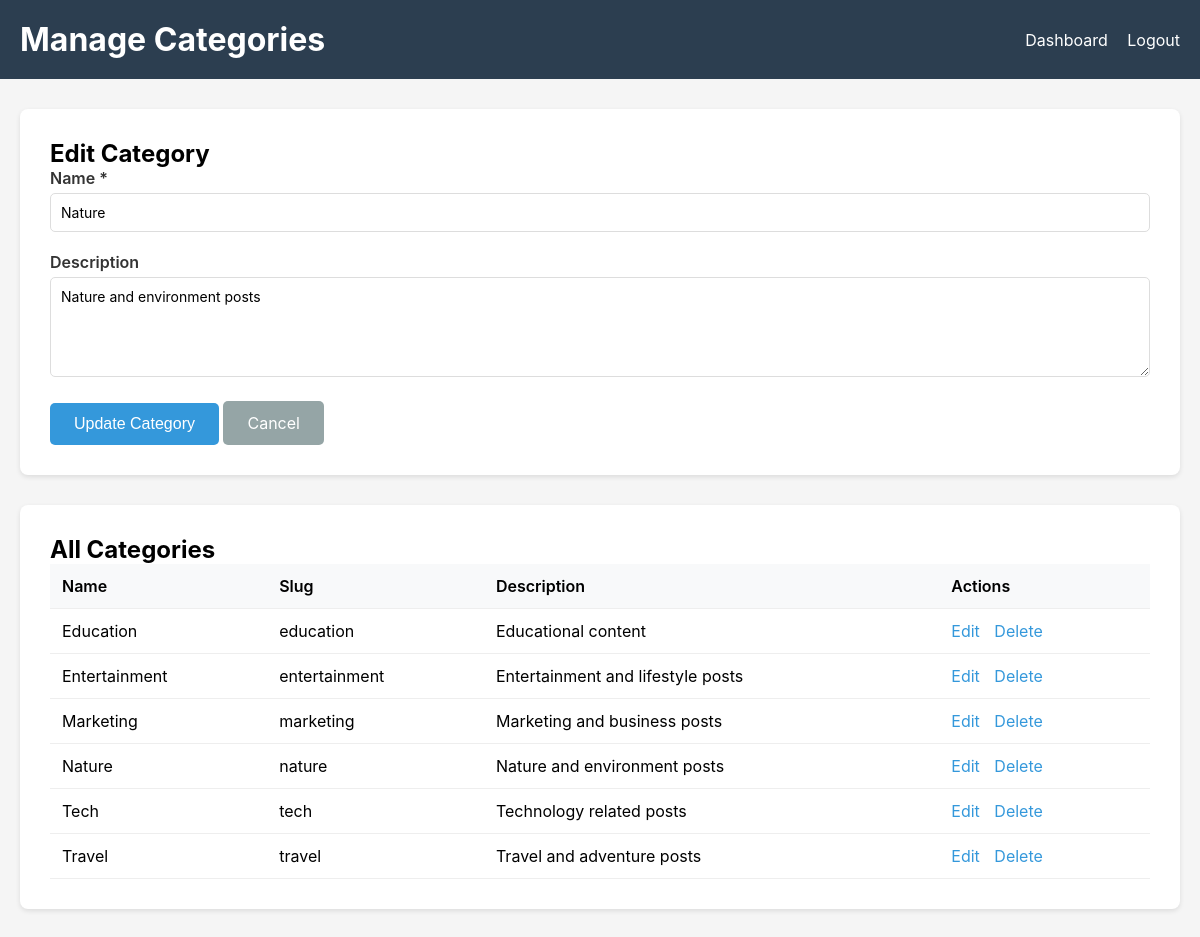
The app's page /backend/admin/categories.php?action=edit&id=2 (signed in) with its own data.
### tables this page shows
CREATE TABLE IF NOT EXISTS categories (
    id INT AUTO_INCREMENT PRIMARY KEY,
    name VARCHAR(100) NOT NULL UNIQUE,
    slug VARCHAR(100) NOT NULL UNIQUE,
    description TEXT,
    created_at TIMESTAMP DEFAULT CURRENT_TIMESTAMP,
    updated_at TIMESTAMP DEFAULT CURRENT_TIMESTAMP ON UPDATE CURRENT_TIMESTAMP
);

### backend/includes/functions.php (called while the page is built, shortened)
<?php
function escape($data) {
    return htmlspecialchars($data, ENT_QUOTES, 'UTF-8');
}
function getCategories() {
    $pdo = getDBConnection();
    $stmt = $pdo->query("SELECT * FROM categories ORDER BY name ASC");
    return $stmt->fetchAll();
}

### backend/admin/categories.php (the view, shortened to what this page needs)
<?php
require_once __DIR__ . '/../includes/functions.php';
$pdo = getDBConnection();
$category = null;
if (isset($_GET['action']) && $_GET['action'] === 'edit' && isset($_GET['id'])) {
    $category = $pdo->prepare("SELECT * FROM categories WHERE id = :id");
    $category->execute([':id' => $_GET['id']]);
    $category = $category->fetch();
}
$categories = getCategories();
?>
<!DOCTYPE html>
<html lang="en">
<head>
</head>
<body>
    <div class="header">
        <div class="header-content">
            <h1>Manage Categories</h1>
            <div>
                <a href="index.php">Dashboard</a>
                <a href="logout.php">Logout</a>
            </div>
        </div>
    </div>
    <div class="container">
        <div class="form-container">
            <h2><?php echo $category ? 'Edit Category' : 'Create New Category'; ?></h2>
            <form method="POST">
                <div class="form-group">
                    <label for="name">Name *</label>
                    <input type="text" id="name" name="name" required
                           value="<?php echo $category ? escape($category['name']) : ''; ?>">
                </div>
                <div class="form-group">
                    <label for="description">Description</label>
                    <textarea id="description" name="description"><?php echo $category ? escape($category['description']) : ''; ?></textarea>
                </div>
                <button type="submit" class="btn btn-primary"><?php echo $category ? 'Update Category' : 'Create Category'; ?></button>
                <?php if ($category): ?>
                    <a href="categories.php" class="btn btn-secondary">Cancel</a>
                <?php endif; ?>
            </form>
        </div>
        <div class="list-container">
            <h2>All Categories</h2>
            <table>
                <thead>
                    <tr>
                        <th>Name</th>
                        <th>Slug</th>
                        <th>Description</th>
                        <th>Actions</th>
                    </tr>
                </thead>
                <tbody>
                    <?php if (empty($categories)): ?>
                        <tr>
                            <td colspan="4" style="text-align: center; color: #999;">No categories yet</td>
                        </tr>
                    <?php else: ?>
                        <?php foreach ($categories as $cat): ?>
                            <tr>
                                <td><?php echo escape($cat['name']); ?></td>
                                <td><?php echo escape($cat['slug']); ?></td>
                                <td><?php echo escape($cat['description'] ?? ''); ?></td>
                                <td class="actions">
                                    <a href="categories.php?action=edit&id=<?php echo $cat['id']; ?>">Edit</a>
                                    <a href="categories.php?action=delete&id=<?php echo $cat['id']; ?>"
                                       onclick="return confirm('Are you sure?')">Delete</a>
                                </td>
                            </tr>
                        <?php endforeach; ?>
                    <?php endif; ?>
                </tbody>
            </table>
        </div>
    </div>
</body>
</html>

### backend/admin/categories.php (style rules this page uses)
* { margin: 0; padding: 0; box-sizing: border-box; }
body { font-family: -apple-system, BlinkMacSystemFont, 'Segoe UI', Roboto, sans-serif; background: #f5f5f5; }
.header { background: #2c3e50; color: white; padding: 20px; }
.header-content { max-width: 1200px; margin: 0 auto; display: flex; justify-content: space-between; align-items: center; }
.header a { color: white; text-decoration: none; margin-left: 15px; }
.container { max-width: 1200px; margin: 30px auto; padding: 0 20px; }
.form-container, .list-container { background: white; padding: 30px; border-radius: 8px; box-shadow: 0 2px 5px rgba(0,0,0,0.1); margin-bottom: 30px; }
.form-group { margin-bottom: 20px; }
label { display: block; margin-bottom: 5px; font-weight: 600; color: #333; }
input[type="text"], textarea { width: 100%; padding: 10px; border: 1px solid #ddd; border-radius: 5px; font-size: 14px; font-family: inherit; }
textarea { min-height: 100px; resize: vertical; }
.btn { padding: 12px 24px; border: none; border-radius: 5px; cursor: pointer; font-size: 16px; text-decoration: none; display: inline-block; }
.btn-primary { background: #3498db; color: white; }
.btn-secondary { background: #95a5a6; color: white; }
table { width: 100%; border-collapse: collapse; }
th, td { padding: 12px; text-align: left; border-bottom: 1px solid #eee; }
th { background: #f8f9fa; font-weight: 600; }
.actions a { color: #3498db; text-decoration: none; margin-right: 10px; }

### records on screen
categories: name "Nature", description "Nature and environment posts", slug "nature"
categories: name "Education", slug "education", description "Educational content"
categories: name "Entertainment", slug "entertainment", description "Entertainment and lifestyle posts"
categories: name "Marketing", slug "marketing", description "Marketing and business posts"
categories: name "Tech", slug "tech", description "Technology related posts"
categories: name "Travel", slug "travel", description "Travel and adventure posts"
